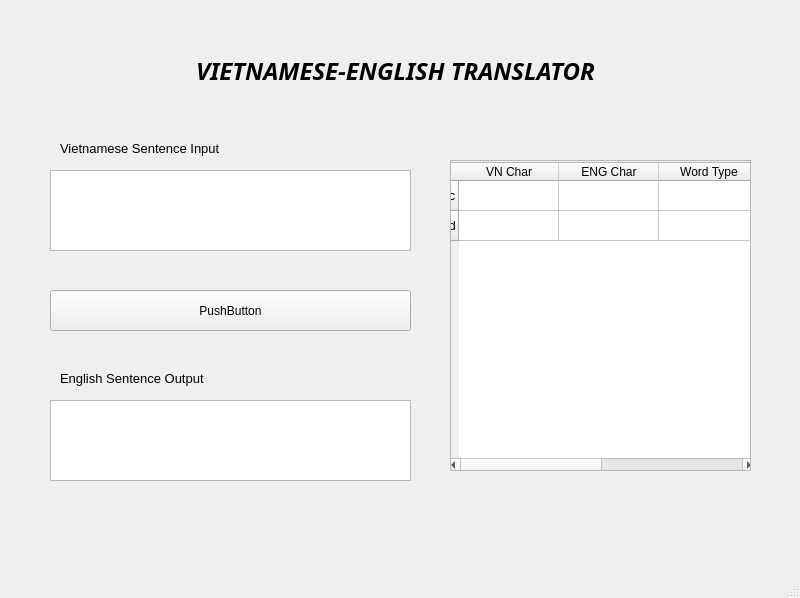
<?xml version="1.0" encoding="UTF-8"?>
<ui version="4.0">
 <class>MainWindow</class>
 <widget class="QMainWindow" name="MainWindow">
  <property name="geometry">
   <rect>
    <x>0</x>
    <y>0</y>
    <width>800</width>
    <height>598</height>
   </rect>
  </property>
  <property name="windowTitle">
   <string>MainWindow</string>
  </property>
  <widget class="QWidget" name="centralwidget">
   <widget class="QLabel" name="label">
    <property name="geometry">
     <rect>
      <x>160</x>
      <y>40</y>
      <width>471</width>
      <height>61</height>
     </rect>
    </property>
    <property name="font">
     <font>
      <family>Segoe UI Variable Text</family>
      <pointsize>18</pointsize>
      <weight>75</weight>
      <italic>true</italic>
      <bold>true</bold>
      <underline>false</underline>
      <strikeout>false</strikeout>
      <stylestrategy>PreferAntialias</stylestrategy>
      <kerning>true</kerning>
     </font>
    </property>
    <property name="styleSheet">
     <string notr="true"/>
    </property>
    <property name="text">
     <string>VIETNAMESE-ENGLISH TRANSLATOR</string>
    </property>
    <property name="alignment">
     <set>Qt::AlignCenter</set>
    </property>
   </widget>
   <widget class="QPlainTextEdit" name="plainTextEdit">
    <property name="geometry">
     <rect>
      <x>50</x>
      <y>170</y>
      <width>361</width>
      <height>81</height>
     </rect>
    </property>
   </widget>
   <widget class="QLabel" name="label_2">
    <property name="geometry">
     <rect>
      <x>60</x>
      <y>140</y>
      <width>161</width>
      <height>16</height>
     </rect>
    </property>
    <property name="font">
     <font>
      <pointsize>10</pointsize>
     </font>
    </property>
    <property name="text">
     <string>Vietnamese Sentence Input</string>
    </property>
   </widget>
   <widget class="QPushButton" name="pushButton">
    <property name="geometry">
     <rect>
      <x>50</x>
      <y>290</y>
      <width>361</width>
      <height>41</height>
     </rect>
    </property>
    <property name="text">
     <string>PushButton</string>
    </property>
   </widget>
   <widget class="QLabel" name="label_3">
    <property name="geometry">
     <rect>
      <x>60</x>
      <y>370</y>
      <width>161</width>
      <height>16</height>
     </rect>
    </property>
    <property name="font">
     <font>
      <pointsize>10</pointsize>
     </font>
    </property>
    <property name="text">
     <string>English Sentence Output</string>
    </property>
   </widget>
   <widget class="QPlainTextEdit" name="plainTextEdit_2">
    <property name="geometry">
     <rect>
      <x>50</x>
      <y>400</y>
      <width>361</width>
      <height>81</height>
     </rect>
    </property>
   </widget>
   <widget class="QScrollArea" name="scrollArea">
    <property name="geometry">
     <rect>
      <x>450</x>
      <y>160</y>
      <width>301</width>
      <height>311</height>
     </rect>
    </property>
    <property name="widgetResizable">
     <bool>true</bool>
    </property>
    <widget class="QWidget" name="scrollAreaWidgetContents">
     <property name="geometry">
      <rect>
       <x>0</x>
       <y>0</y>
       <width>299</width>
       <height>309</height>
      </rect>
     </property>
     <widget class="QTableWidget" name="tableWidget">
      <property name="geometry">
       <rect>
        <x>-5</x>
        <y>1</y>
        <width>311</width>
        <height>311</height>
       </rect>
      </property>
      <row>
       <property name="text">
        <string>c</string>
       </property>
      </row>
      <row>
       <property name="text">
        <string>d</string>
       </property>
      </row>
      <column>
       <property name="text">
        <string>VN Char</string>
       </property>
      </column>
      <column>
       <property name="text">
        <string>ENG Char</string>
       </property>
      </column>
      <column>
       <property name="text">
        <string>Word Type</string>
       </property>
      </column>
      <column>
       <property name="text">
        <string>Suggested Word</string>
       </property>
      </column>
     </widget>
    </widget>
   </widget>
  </widget>
  <widget class="QMenuBar" name="menubar">
   <property name="geometry">
    <rect>
     <x>0</x>
     <y>0</y>
     <width>800</width>
     <height>21</height>
    </rect>
   </property>
  </widget>
  <widget class="QStatusBar" name="statusbar"/>
 </widget>
 <resources/>
 <connections/>
</ui>
